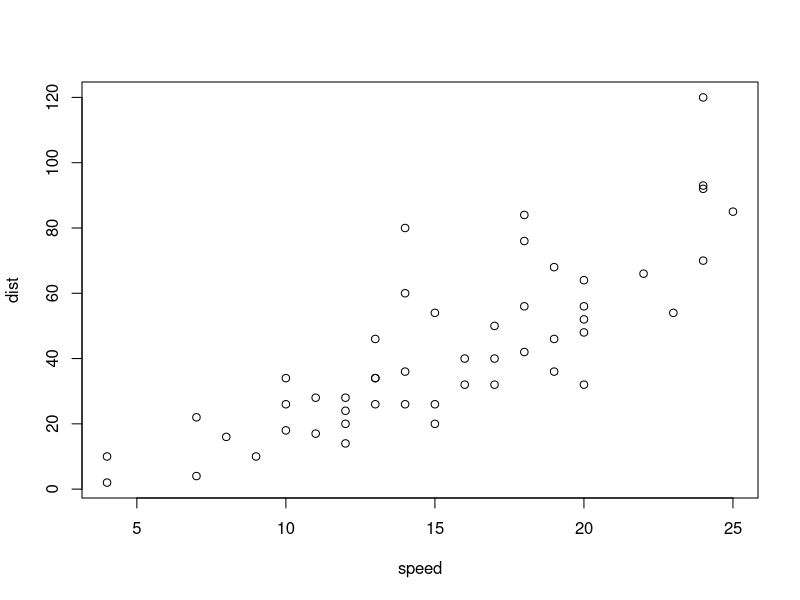
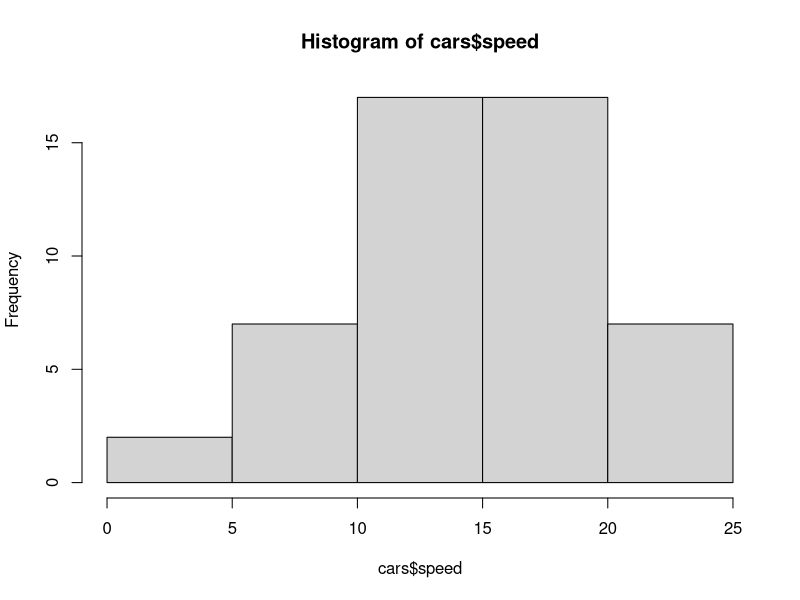
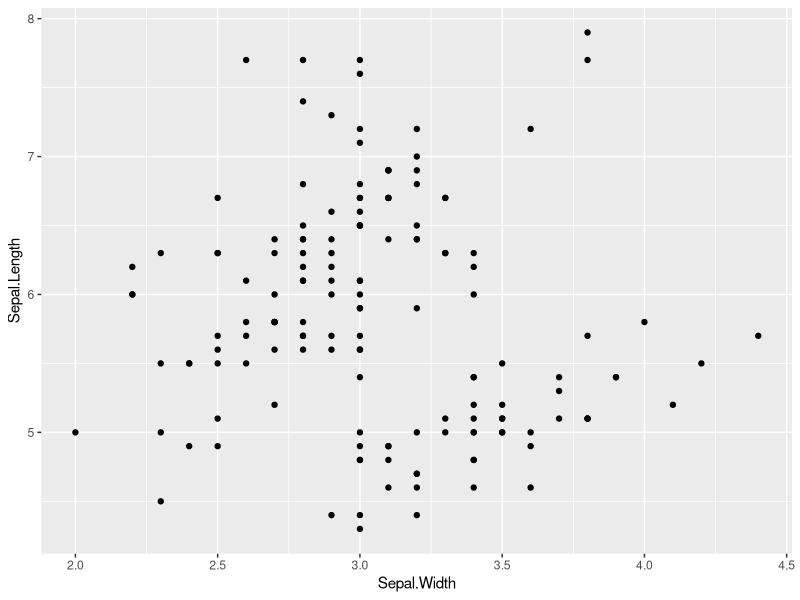
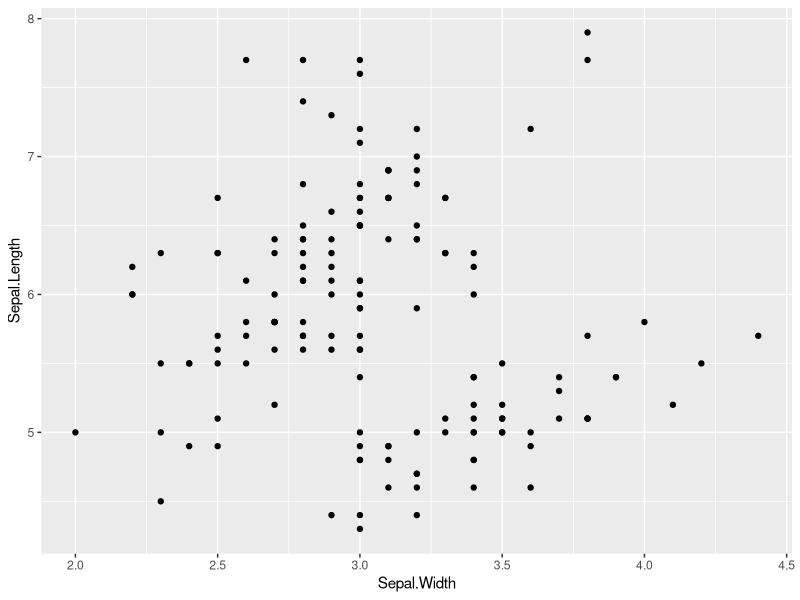
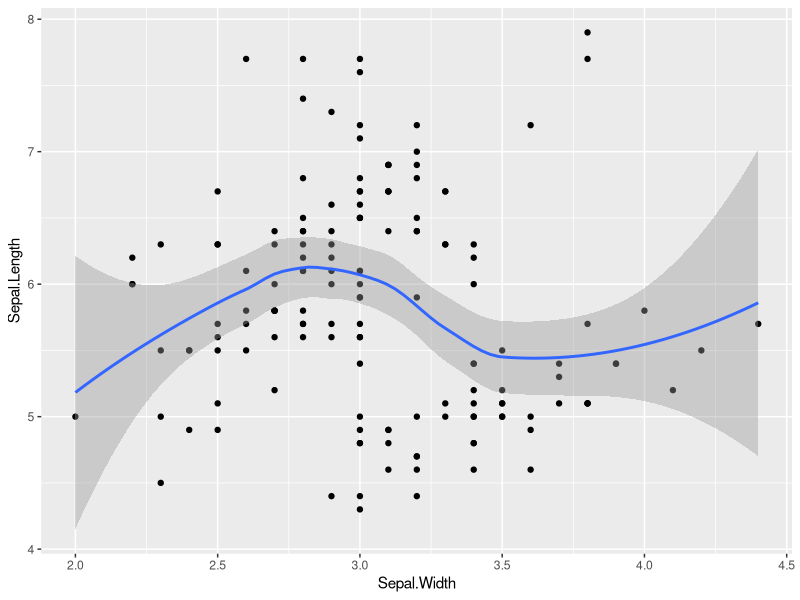
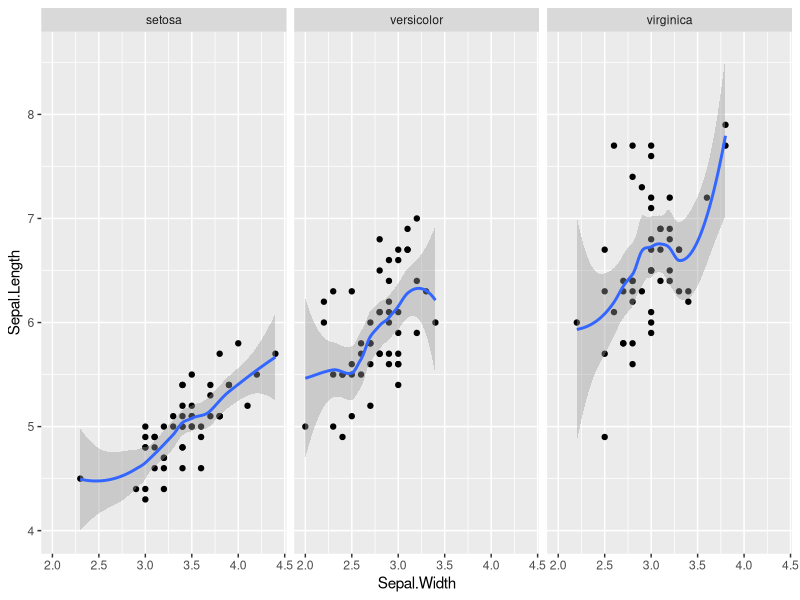
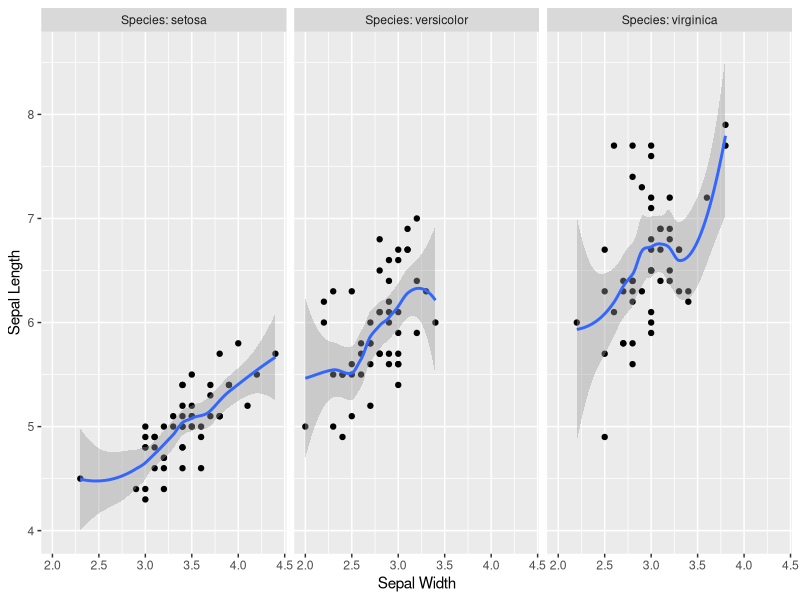
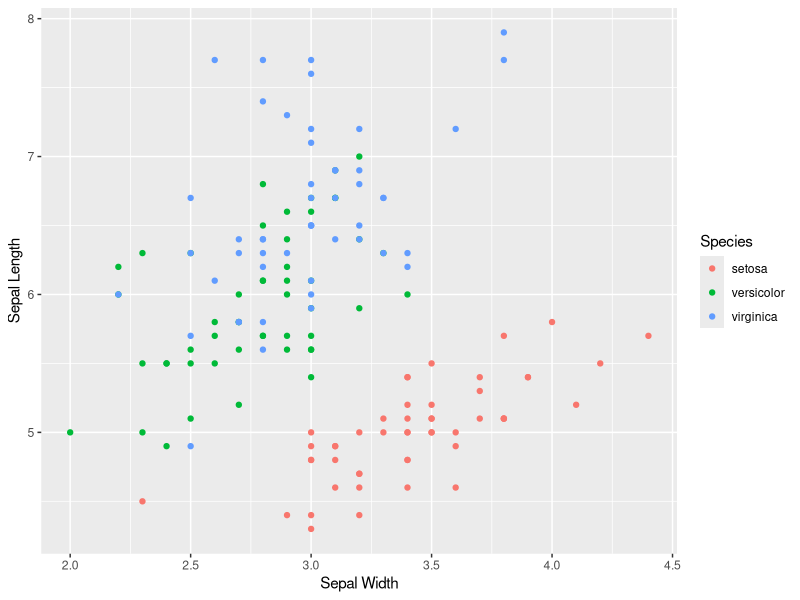

Source code (R) for these figures, in order:
## ---- chunk 1
#library(ggplot2)
## ---- chunk 2
plot(cars)
hist(cars$speed)
## ---- chunk 3
library(ggplot2)
str(iris)
## ---- chunk 4
ggplot(iris, aes(x=Sepal.Width, y=Sepal.Length))+
  geom_point()
## ---- chunk 5
g <- ggplot(iris, aes(x=Sepal.Width, y=Sepal.Length)) 
g + geom_point()
## ---- chunk 6
g + geom_point() + 
  geom_smooth() 
## ---- chunk 7
g + geom_point() + geom_smooth() + facet_grid(.~Species)
## ---- chunk 8
g + geom_point() + geom_smooth() + facet_grid(.~Species, labeller = label_both) +
  ylab("Sepal Length") +
  xlab ("Sepal Width")
## ---- chunk 9
ggplot(iris, aes(x=Sepal.Width, y=Sepal.Length, color=Species)) + geom_point()+
  ylab("Sepal Length") +
  xlab ("Sepal Width")
## ---- chunk 10
ggplot(iris, aes(x=Sepal.Width, y=Sepal.Length)) + geom_point(color="steelblue", size=4)

## ---- chunk 11
ggplot(iris, aes(x=Sepal.Width, y=Sepal.Length, color=Species)) + geom_point()+
  ylab("Sepal Length") +
  xlab ("Sepal Width") +
  theme_bw() +
  theme(plot.title = element_text(hjust = 0.5))
  
## ---- chunk 12
ggplot(iris, aes(x=Species, y=Sepal.Length)) + geom_bar(stat="identity")+
  ylab("Sepal Length") +
  xlab ("Species") +
ggtitle("Sepal Width by Sepal Length") +
  theme_bw() +
  theme(plot.title = element_text(hjust = 0.5))
## ---- chunk 13
ggplot(iris, aes(x=Species, y=Sepal.Length)) + geom_violin()+
  ylab("Sepal Length") +
  xlab ("Species") +
ggtitle("Sepal Width by Sepal Length") +
  theme_bw() +
  theme(plot.title = element_text(hjust = 0.5))
